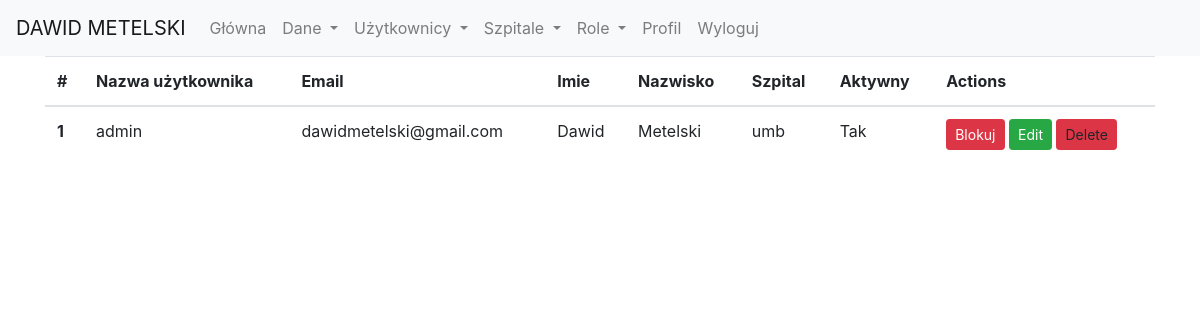
Screenshot of /users (signed in) with the database file from the repository.
### models.py (models this page shows, shortened)
class User(db.Model, UserMixin):
    id = db.Column(db.Integer, primary_key=True)
    name = db.Column(db.String(50), unique=True)
    password = db.Column(db.String(100))
    first_name = db.Column(db.String(50))
    last_name = db.Column(db.String(50))
    email = db.Column(db.String(50), unique=True)
    is_active = db.Column(db.Boolean, default=True)
    hospital_id = db.Column(db.Integer, db.ForeignKey('hospital.id'))
    role_id = db.Column(db.Integer, db.ForeignKey('role.id'))
    history = db.relationship('History', backref='user', lazy='dynamic')
    def is_admin(self):
        if self.role.name == 'Administrator':
            return True
        return False

class Hospital(db.Model):
    id = db.Column(db.Integer, primary_key=True)
    name = db.Column(db.String(50), unique=True)
    user = db.relationship('User', backref='hospital', lazy='dynamic')
    history = db.relationship('History', backref='hospital', lazy='dynamic')

### app.py (the view)
@app.route('/users')
@login_required
@is_admin_required
def users():
    users = User.query.all()
    return render_template('user/users.html', users = users)

### app.py (called while the page is built)
@login_manager.user_loader
def load_user(id):
    return User.query.filter(User.id == id).first()

def is_admin_required(f):
    @wraps(f)
    def decorated_function(*args, **kwargs):
        if not current_user.is_authenticated or not current_user.is_admin():
            flash('Akcja dostępna tylko dla administratorów.', 'warning')
            return redirect(url_for('index'))
        return f(*args, **kwargs)
    return decorated_function

### templates/user/users.html (shortened to what this page needs)
{% extends "base.html" %}
{% block content %}
    <div class="container">
        <table class="table">
            <thead>
            <tr>
                <th scope="col">#</th>
                <th scope="col">Nazwa użytkownika</th>
                <th scope="col">Email</th>
                <th scope="col">Imie</th>
                <th scope="col">Nazwisko</th>
                <th scope="col">Szpital</th>
                <th scope="col">Aktywny</th>
                <th scope="col">Actions</th>
            </tr>
            </thead>
            <tbody>
            {% for user in users %}
            <tr>
                <th scope="row">{{ user.id }}</th>
                <td>{{ user.name }}</td>
                <td>{{ user.email }}</td>
                <td>{{ user.first_name }}</td>
                <td>{{ user.last_name }}</td>
                <td>{{ user.hospital.name }}</td>
                <td>{{ 'Tak' if user.is_active else 'Nie' }}</td>
                <td>
                    <a href="{{ url_for('change_user_status', user_id=user.id) }}" class="btn btn-{{ 'danger' if user.is_active else 'success' }} btn-sm" role="button">{{ 'Blokuj' if user.is_active else 'Aktywuj' }}</a>
                    <a href="{{ url_for('edit_user', user_id=user.id) }}" class="btn btn-success btn-sm" role="button">Edit</a>
                    <a type="button" class="btn btn-danger btn-sm delete-confirm"
                       data-toggle="modal" data-target="#confirmDeleteModal"
                       data-desc="{{ 'Delete user {}?'.format(user.name) }}"
                       data-url="{{ url_for('delete_user', user_id=user.id) }}">
                        Delete
                    </a>
                </td>
            </tr>
            {% endfor %}
            </tbody>
        </table>
    </div>
{% endblock %}

### rows the page displays
User: id "1", name "admin", email "dawidmetelski@gmail.com", first_name "Dawid", last_name "Metelski", hospital.name "umb", is_active "Tak", is_active "Blokuj"
